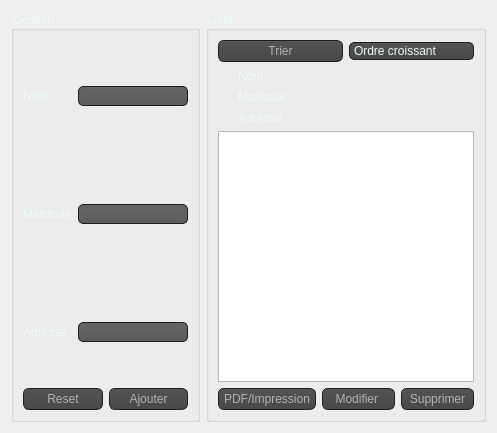
      <widget class="QWidget" name="tab_2">
       <attribute name="title">
        <string>Fournisseur</string>
       </attribute>
       <layout class="QGridLayout" name="gridLayout">
        <item row="0" column="0">
         <layout class="QHBoxLayout" name="horizontalLayout_7">
          <item>
           <widget class="QGroupBox" name="groupBox_3">
            <property name="styleSheet">
             <string notr="true">QGroupBox {
color: rgb(238, 251, 251);
	
}
</string>
            </property>
            <property name="title">
             <string>Gestion</string>
            </property>
            <layout class="QVBoxLayout" name="verticalLayout_5">
             <item>
              <layout class="QVBoxLayout" name="verticalLayout_6">
               <item>
                <layout class="QFormLayout" name="formLayout_2">
                 <item row="0" column="1">
                  <spacer name="verticalSpacer_7">
                   <property name="orientation">
                    <enum>Qt::Vertical</enum>
                   </property>
                   <property name="sizeHint" stdset="0">
                    <size>
                     <width>20</width>
                     <height>40</height>
                    </size>
                   </property>
                  </spacer>
                 </item>
                 <item row="1" column="0">
                  <widget class="QLabel" name="nomLabel_2">
                   <property name="styleSheet">
                    <string notr="true">QLabel{
color: rgb(238, 251, 251);}</string>
                   </property>
                   <property name="text">
                    <string>Nom</string>
                   </property>
                  </widget>
                 </item>
                 <item row="1" column="1">
                  <widget class="QLineEdit" name="nomline">
                   <property name="styleSheet">
                    <string notr="true">QLineEdit
{
    background-color: QLinearGradient( x1: 0, y1: 0, x2: 0, y2: 1, stop: 0 #4d4d4d, stop: 0 #646464, stop: 1 #5d5d5d);
    padding: 1px;
    border-style: solid;
    border: 1px solid #1e1e1e;
    border-radius: 5;
color: rgb(255, 170, 0);
}
</string>
                   </property>
                  </widget>
                 </item>
                 <item row="3" column="1">
                  <spacer name="verticalSpacer_8">
                   <property name="orientation">
                    <enum>Qt::Vertical</enum>
                   </property>
                   <property name="sizeHint" stdset="0">
                    <size>
                     <width>20</width>
                     <height>40</height>
                    </size>
                   </property>
                  </spacer>
                 </item>
                 <item row="4" column="1">
                  <spacer name="verticalSpacer_10">
                   <property name="orientation">
                    <enum>Qt::Vertical</enum>
                   </property>
                   <property name="sizeHint" stdset="0">
                    <size>
                     <width>20</width>
                     <height>40</height>
                    </size>
                   </property>
                  </spacer>
                 </item>
                 <item row="5" column="0">
                  <widget class="QLabel" name="quantitLabel_2">
                   <property name="styleSheet">
                    <string notr="true">QLabel{
color: rgb(238, 251, 251);}</string>
                   </property>
                   <property name="text">
                    <string>Matricule</string>
                   </property>
                  </widget>
                 </item>
                 <item row="5" column="1">
                  <widget class="QLineEdit" name="matriculeline">
                   <property name="styleSheet">
                    <string notr="true">QLineEdit
{
    background-color: QLinearGradient( x1: 0, y1: 0, x2: 0, y2: 1, stop: 0 #4d4d4d, stop: 0 #646464, stop: 1 #5d5d5d);
    padding: 1px;
    border-style: solid;
    border: 1px solid #1e1e1e;
    border-radius: 5;
color: rgb(255, 170, 0);
}
</string>
                   </property>
                  </widget>
                 </item>
                 <item row="6" column="1">
                  <spacer name="verticalSpacer_9">
                   <property name="orientation">
                    <enum>Qt::Vertical</enum>
                   </property>
                   <property name="sizeHint" stdset="0">
                    <size>
                     <width>20</width>
                     <height>40</height>
                    </size>
                   </property>
                  </spacer>
                 </item>
                 <item row="7" column="1">
                  <spacer name="verticalSpacer_11">
                   <property name="orientation">
                    <enum>Qt::Vertical</enum>
                   </property>
                   <property name="sizeHint" stdset="0">
                    <size>
                     <width>20</width>
                     <height>40</height>
                    </size>
                   </property>
                  </spacer>
                 </item>
                 <item row="8" column="0">
                  <widget class="QLabel" name="fournisseurLabel_2">
                   <property name="styleSheet">
                    <string notr="true">QLabel{
color: rgb(238, 251, 251);}</string>
                   </property>
                   <property name="text">
                    <string>Adresse</string>
                   </property>
                  </widget>
                 </item>
                 <item row="8" column="1">
                  <widget class="QLineEdit" name="adresseline">
                   <property name="styleSheet">
                    <string notr="true">QLineEdit
{
    background-color: QLinearGradient( x1: 0, y1: 0, x2: 0, y2: 1, stop: 0 #4d4d4d, stop: 0 #646464, stop: 1 #5d5d5d);
    padding: 1px;
    border-style: solid;
    border: 1px solid #1e1e1e;
    border-radius: 5;
color: rgb(255, 170, 0);
}
</string>
                   </property>
                  </widget>
                 </item>
                </layout>
               </item>
               <item>
                <spacer name="verticalSpacer_12">
                 <property name="orientation">
                  <enum>Qt::Vertical</enum>
                 </property>
                 <property name="sizeHint" stdset="0">
                  <size>
                   <width>20</width>
                   <height>40</height>
                  </size>
                 </property>
                </spacer>
               </item>
               <item>
                <layout class="QHBoxLayout" name="horizontalLayout_8">
                 <item>
                  <widget class="QPushButton" name="pushButton_8">
                   <property name="styleSheet">
                    <string notr="true">QPushButton
{
    color: #b1b1b1;
    background-color: QLinearGradient( x1: 0, y1: 0, x2: 0, y2: 1, stop: 0 #565656, stop: 0.1 #525252, stop: 0.5 #4e4e4e, stop: 0.9 #4a4a4a, stop: 1 #464646);
    border-width: 1px;
    border-color: #1e1e1e;
    border-style: solid;
    border-radius: 6;
    padding: 3px;
    font-size: 12px;
    padding-left: 5px;
    padding-right: 5px;
}

QPushButton:pressed
{
    background-color: QLinearGradient( x1: 0, y1: 0, x2: 0, y2: 1, stop: 0 #2d2d2d, stop: 0.1 #2b2b2b, stop: 0.5 #292929, stop: 0.9 #282828, stop: 1 #252525);
}</string>
                   </property>
                   <property name="text">
                    <string>Reset</string>
                   </property>
                  </widget>
                 </item>
                 <item>
                  <widget class="QPushButton" name="pushButton_9">
                   <property name="styleSheet">
                    <string notr="true">QPushButton
{
    color: #b1b1b1;
    background-color: QLinearGradient( x1: 0, y1: 0, x2: 0, y2: 1, stop: 0 #565656, stop: 0.1 #525252, stop: 0.5 #4e4e4e, stop: 0.9 #4a4a4a, stop: 1 #464646);
    border-width: 1px;
    border-color: #1e1e1e;
    border-style: solid;
    border-radius: 6;
    padding: 3px;
    font-size: 12px;
    padding-left: 5px;
    padding-right: 5px;
}

QPushButton:pressed
{
    background-color: QLinearGradient( x1: 0, y1: 0, x2: 0, y2: 1, stop: 0 #2d2d2d, stop: 0.1 #2b2b2b, stop: 0.5 #292929, stop: 0.9 #282828, stop: 1 #252525);
}</string>
                   </property>
                   <property name="text">
                    <string>Ajouter</string>
                   </property>
                  </widget>
                 </item>
                </layout>
               </item>
              </layout>
             </item>
            </layout>
           </widget>
          </item>
          <item>
           <widget class="QGroupBox" name="groupBox_4">
            <property name="styleSheet">
             <string notr="true">QGroupBox {
color: rgb(238, 251, 251);
	
}
</string>
            </property>
            <property name="title">
             <string>Liste </string>
            </property>
            <layout class="QVBoxLayout" name="verticalLayout_7">
             <item>
              <layout class="QVBoxLayout" name="verticalLayout_8">
               <item>
                <layout class="QHBoxLayout" name="horizontalLayout_9">
                 <item>
                  <widget class="QPushButton" name="pushButton_10">
                   <property name="styleSheet">
                    <string notr="true">QPushButton
{
    color: #b1b1b1;
    background-color: QLinearGradient( x1: 0, y1: 0, x2: 0, y2: 1, stop: 0 #565656, stop: 0.1 #525252, stop: 0.5 #4e4e4e, stop: 0.9 #4a4a4a, stop: 1 #464646);
    border-width: 1px;
    border-color: #1e1e1e;
    border-style: solid;
    border-radius: 6;
    padding: 3px;
    font-size: 12px;
    padding-left: 5px;
    padding-right: 5px;
}

QPushButton:pressed
{
    background-color: QLinearGradient( x1: 0, y1: 0, x2: 0, y2: 1, stop: 0 #2d2d2d, stop: 0.1 #2b2b2b, stop: 0.5 #292929, stop: 0.9 #282828, stop: 1 #252525);
}</string>
                   </property>
                   <property name="text">
                    <string>Trier</string>
                   </property>
                   <property name="checkable">
                    <bool>true</bool>
                   </property>
                  </widget>
                 </item>
                 <item>
                  <widget class="QComboBox" name="comboBox">
                   <property name="styleSheet">
                    <string notr="true">QComboBox
{
    selection-background-color: #ffaa00;
	
color: rgb(238, 251, 251);
    background-color: QLinearGradient( x1: 0, y1: 0, x2: 0, y2: 1, stop: 0 #565656, stop: 0.1 #525252, stop: 0.5 #4e4e4e, stop: 0.9 #4a4a4a, stop: 1 #464646);
    border-style: solid;
    border: 1px solid #1e1e1e;
    border-radius: 5;
}

QComboBox:hover,QPushButton:hover
{
    border: 2px solid QLinearGradient( x1: 0, y1: 0, x2: 0, y2: 1, stop: 0 #ffa02f, stop: 1 #d7801a);
}

QComboBox:on
{
    padding-top: 3px;
    padding-left: 4px;
    background-color: QLinearGradient( x1: 0, y1: 0, x2: 0, y2: 1, stop: 0 #2d2d2d, stop: 0.1 #2b2b2b, stop: 0.5 #292929, stop: 0.9 #282828, stop: 1 #252525);
    selection-background-color: #ffaa00;
}

QComboBox QAbstractItemView
{
    border: 2px solid darkgray;
    selection-background-color: QLinearGradient( x1: 0, y1: 0, x2: 0, y2: 1, stop: 0 #ffa02f, stop: 1 #d7801a);
}

QComboBox::drop-down
{
     subcontrol-origin: padding;
     subcontrol-position: top right;
     width: 15px;

     border-left-width: 0px;
     border-left-color: darkgray;
     border-left-style: solid; /* just a single line */
     border-top-right-radius: 3px; /* same radius as the QComboBox */
     border-bottom-right-radius: 3px;
 }

QComboBox::down-arrow
{
     image: url(:/down_arrow.png);
}
</string>
                   </property>
                   <item>
                    <property name="text">
                     <string>Ordre croissant</string>
                    </property>
                   </item>
                   <item>
                    <property name="text">
                     <string>Ordre décroissant</string>
                    </property>
                   </item>
                  </widget>
                 </item>
                </layout>
               </item>
               <item>
                <widget class="QRadioButton" name="radionom">
                 <property name="styleSheet">
                  <string notr="true">QRadioButton::indicator:checked
{
    background-color: qradialgradient(
        cx: 0.5, cy: 0.5,
        fx: 0.5, fy: 0.5,
        radius: 1.0,
        stop: 0.25 #ffaa00,
        stop: 0.3 #323232
    );

}
QRadioButton::indicator
{
    border-radius: 6px;
}

QRadioButton::indicator:hover, QCheckBox::indicator:hover
{
    border: 1px solid #ffaa00;
}
QRadioButton{
color: rgb(238, 251, 251);}</string>
                 </property>
                 <property name="text">
                  <string>Nom</string>
                 </property>
                 <property name="checked">
                  <bool>true</bool>
                 </property>
                </widget>
               </item>
               <item>
                <widget class="QRadioButton" name="radiomat">
                 <property name="styleSheet">
                  <string notr="true">QRadioButton::indicator:checked
{
    background-color: qradialgradient(
        cx: 0.5, cy: 0.5,
        fx: 0.5, fy: 0.5,
        radius: 1.0,
        stop: 0.25 #ffaa00,
        stop: 0.3 #323232
    );

}
QRadioButton::indicator
{
    border-radius: 6px;
}

QRadioButton::indicator:hover, QCheckBox::indicator:hover
{
    border: 1px solid #ffaa00;
}
QRadioButton{
color: rgb(238, 251, 251);}</string>
                 </property>
                 <property name="text">
                  <string>Matricule</string>
                 </property>
                </widget>
               </item>
               <item>
                <widget class="QRadioButton" name="radioad">
                 <property name="styleSheet">
                  <string notr="true">QRadioButton::indicator:checked
{
    background-color: qradialgradient(
        cx: 0.5, cy: 0.5,
        fx: 0.5, fy: 0.5,
        radius: 1.0,
        stop: 0.25 #ffaa00,
        stop: 0.3 #323232
    );

}
QRadioButton::indicator
{
    border-radius: 6px;
}

QRadioButton::indicator:hover, QCheckBox::indicator:hover
{
    border: 1px solid #ffaa00;
}
QRadioButton{
color: rgb(238, 251, 251);}</string>
                 </property>
                 <property name="text">
                  <string>Adresse</string>
                 </property>
                </widget>
               </item>
               <item>
                <layout class="QHBoxLayout" name="horizontalLayout_10">
                 <item>
                  <widget class="QTableView" name="tableView_2">
                   <property name="styleSheet">
                    <string notr="true">QTableView {color:white;}
QTableView::item:focus{selection-background-color: orange;}
</string>
                   </property>
                  </widget>
                 </item>
                </layout>
               </item>
               <item>
                <layout class="QHBoxLayout" name="horizontalLayout_11">
                 <item>
                  <widget class="QPushButton" name="pushButton_11">
                   <property name="styleSheet">
                    <string notr="true">QPushButton
{
    color: #b1b1b1;
    background-color: QLinearGradient( x1: 0, y1: 0, x2: 0, y2: 1, stop: 0 #565656, stop: 0.1 #525252, stop: 0.5 #4e4e4e, stop: 0.9 #4a4a4a, stop: 1 #464646);
    border-width: 1px;
    border-color: #1e1e1e;
    border-style: solid;
    border-radius: 6;
    padding: 3px;
    font-size: 12px;
    padding-left: 5px;
    padding-right: 5px;
}

QPushButton:pressed
{
    background-color: QLinearGradient( x1: 0, y1: 0, x2: 0, y2: 1, stop: 0 #2d2d2d, stop: 0.1 #2b2b2b, stop: 0.5 #292929, stop: 0.9 #282828, stop: 1 #252525);
}</string>
                   </property>
                   <property name="text">
                    <string>PDF/Impression</string>
                   </property>
                  </widget>
                 </item>
                 <item>
                  <widget class="QPushButton" name="pushButton_12">
                   <property name="styleSheet">
                    <string notr="true">QPushButton
{
    color: #b1b1b1;
    background-color: QLinearGradient( x1: 0, y1: 0, x2: 0, y2: 1, stop: 0 #565656, stop: 0.1 #525252, stop: 0.5 #4e4e4e, stop: 0.9 #4a4a4a, stop: 1 #464646);
    border-width: 1px;
    border-color: #1e1e1e;
    border-style: solid;
    border-radius: 6;
    padding: 3px;
    font-size: 12px;
    padding-left: 5px;
    padding-right: 5px;
}

QPushButton:pressed
{
    background-color: QLinearGradient( x1: 0, y1: 0, x2: 0, y2: 1, stop: 0 #2d2d2d, stop: 0.1 #2b2b2b, stop: 0.5 #292929, stop: 0.9 #282828, stop: 1 #252525);
}</string>
                   </property>
                   <property name="text">
                    <string>Modifier </string>
                   </property>
                   <property name="checkable">
                    <bool>true</bool>
                   </property>
                  </widget>
                 </item>
                 <item>
                  <widget class="QPushButton" name="pushButton_13">
                   <property name="styleSheet">
                    <string notr="true">QPushButton
{
    color: #b1b1b1;
    background-color: QLinearGradient( x1: 0, y1: 0, x2: 0, y2: 1, stop: 0 #565656, stop: 0.1 #525252, stop: 0.5 #4e4e4e, stop: 0.9 #4a4a4a, stop: 1 #464646);
    border-width: 1px;
    border-color: #1e1e1e;
    border-style: solid;
    border-radius: 6;
    padding: 3px;
    font-size: 12px;
    padding-left: 5px;
    padding-right: 5px;
}

QPushButton:pressed
{
    background-color: QLinearGradient( x1: 0, y1: 0, x2: 0, y2: 1, stop: 0 #2d2d2d, stop: 0.1 #2b2b2b, stop: 0.5 #292929, stop: 0.9 #282828, stop: 1 #252525);
}</string>
                   </property>
                   <property name="text">
                    <string>Supprimer</string>
                   </property>
                  </widget>
                 </item>
                </layout>
               </item>
              </layout>
             </item>
            </layout>
           </widget>
          </item>
         </layout>
        </item>
       </layout>
      </widget>
